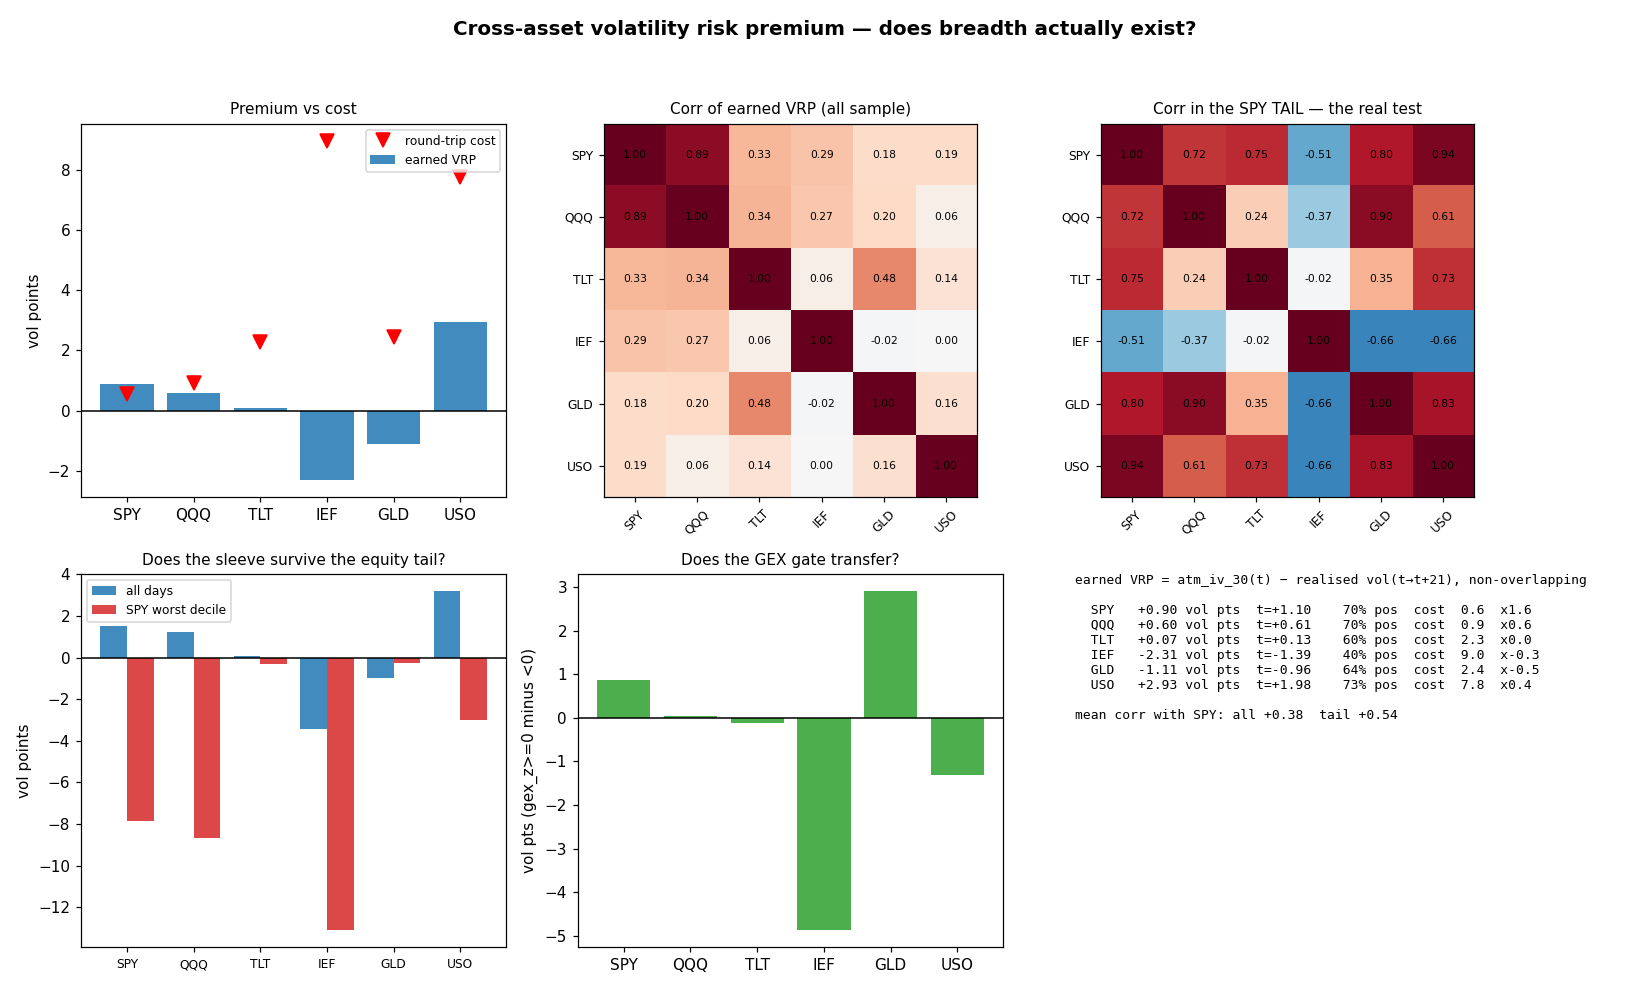

This chart was generated by the following Python code:
"""
xasset_vrp.py — does the volatility risk premium exist OUTSIDE equity indices,
and are the sleeves genuinely uncorrelated — especially on the tails?

WHY THIS IS THE PROJECT'S PRIMARY BREADTH IDEA
  The organizing theory is IR = IC x sqrt(breadth): more weakly-correlated sleeves beat
  one strong one. The short-vol engine works on equity indices (SPY/SPX, QQQ/NDX), but
  those are one risk. TLT / IEF / GLD / USO are bonds, rates, metals and energy — if the
  same VRP structure holds there, the sleeves are genuinely diversifying. The chains are
  already cached (1219-1226 days each, 2021-09 -> 2026-06) and have never been used.

THREE QUESTIONS, IN ORDER
  1. Does the premium EXIST? Measured as actually earned, not as a signal:
        vrp_earned(t) = atm_iv_30(t) - RV_forward(t -> t+21)
     (the project's `vrp` feature is IV - TRAILING RV — that is a sizing signal, not the
     premium a seller collects. Different object, easy to conflate.)
  2. Does it SURVIVE COSTS? `straddle_spread` from the pipeline is the real ATM round-trip
     cost per instrument. Premium in vol points is meaningless until compared with it.
  3. Are the sleeves uncorrelated ON THE TAILS? Average correlation is the easy question
     and the wrong one — sleeves that look independent in calm periods can collapse into
     one trade in a crisis. That is what actually decides whether breadth is real.

STATISTICS
  vrp_earned uses a 21-day forward window, so consecutive days overlap by 20/21 and are
  massively autocorrelated. Headline stats therefore use NON-OVERLAPPING samples (every
  21st day); the daily series is kept only for correlation shape.

USAGE  ./vbt-env/bin/python xasset_vrp.py [--symbols SPY QQQ TLT IEF GLD USO] [--rebuild]
"""
import os, argparse, importlib.util, logging
import numpy as np
import pandas as pd
from scipy import stats
import matplotlib
matplotlib.use('Agg')
import matplotlib.pyplot as plt

ROOT  = os.path.dirname(os.path.abspath(__file__))
CACHE = os.path.join(ROOT, 'cache')
WIN   = 21          # trading days ~ the 30-calendar-day tenor of atm_iv_30
SEED  = 7

logging.basicConfig(level=logging.INFO, format='%(asctime)s  %(levelname)-7s %(message)s',
                    datefmt='%H:%M:%S')
log = logging.getLogger('xvrp')


def _load(name, path):
    s = importlib.util.spec_from_file_location(name, path)
    m = importlib.util.module_from_spec(s); s.loader.exec_module(m); return m


def features(sym, iopt, rebuild=False):
    """per-symbol daily features, cached (recompute=True → self-computed IV, vendor-independent)"""
    p = os.path.join(CACHE, f'xasset_feat_{sym}.parquet')
    if os.path.exists(p) and not rebuild:
        return pd.read_parquet(p)
    log.info('  building %s (self-greeks, ~1-2 min) …', sym)
    f = iopt.daily_features(sym, None, recompute=True)
    if f.empty:
        log.warning('  %s: no data', sym); return f
    f.to_parquet(p)
    return f


def main():
    ap = argparse.ArgumentParser()
    ap.add_argument('--symbols', nargs='+', default=['SPY', 'QQQ', 'TLT', 'IEF', 'GLD', 'USO'])
    ap.add_argument('--rebuild', action='store_true')
    args = ap.parse_args()

    iopt = _load('intrinio_options', os.path.join(ROOT, 'intrinio_options.py'))
    D = {}
    for s in args.symbols:
        f = features(s, iopt, args.rebuild)
        if f.empty:
            continue
        f = f.copy()
        f['rv_fwd'] = iopt.realized_vol(f['spot'], WIN).shift(-WIN)   # realised over (t, t+WIN]
        f['vrp_earned'] = f['atm_iv_30'] - f['rv_fwd']
        f['gex_z'] = ((f['gex'] - f['gex'].rolling(60).mean()) /
                      f['gex'].rolling(60).std()).shift(1)            # PIT: OI publishes late
        D[s] = f
        log.info('%s: %d days  %s → %s', s, len(f), f.index.min().date(), f.index.max().date())

    syms = list(D)

    # ── 1 + 2: does the premium exist, and does it beat the instrument's own cost? ──
    rows = []
    for s in syms:
        f = D[s]
        nov = f['vrp_earned'].dropna().iloc[::WIN]          # NON-OVERLAPPING
        if len(nov) < 10:
            continue
        t, p = stats.ttest_1samp(nov.values, 0.0)
        cost = f['straddle_spread'].median() if 'straddle_spread' in f else np.nan
        rows.append(dict(sym=s, n_nonov=len(nov), vrp_mean=nov.mean() * 100,
                         vrp_med=nov.median() * 100, pos_pct=(nov > 0).mean() * 100,
                         t=t, p=p, iv_med=f['atm_iv_30'].median() * 100,
                         cost_pct=cost * 100 if np.isfinite(cost) else np.nan))
    R = pd.DataFrame(rows).set_index('sym')
    R['vrp_over_cost'] = R['vrp_mean'] / R['cost_pct']
    log.info('══ 1+2 · premium earned (vol points, annualised) vs the instrument cost ══\n%s',
             R.round(2).to_string())

    # ── 3: correlation, and the one that matters — on the tails ──
    V = pd.DataFrame({s: D[s]['vrp_earned'] for s in syms}).dropna(how='all')
    Vn = V.iloc[::WIN].dropna()                                     # non-overlapping
    C = Vn.corr()
    log.info('══ 3 · correlation of earned VRP (non-overlapping, n=%d) ══\n%s',
             len(Vn), C.round(2).to_string())

    ref = 'SPY' if 'SPY' in syms else syms[0]
    q = Vn[ref].quantile(0.10)
    tail = Vn[Vn[ref] <= q]                                          # equity vol-seller's worst
    log.info('══ TAIL TEST · %s worst decile (n=%d) ══', ref, len(tail))
    tl = pd.DataFrame({'all_mean': Vn.mean() * 100, 'tail_mean': tail.mean() * 100})
    tl['damage'] = tl['tail_mean'] - tl['all_mean']
    tl['still_pos_%'] = [(tail[s] > 0).mean() * 100 for s in Vn.columns]
    log.info('\n%s', tl.round(2).to_string())
    off = [s for s in syms if s != ref]
    log.info('mean corr with %s: all-sample %.2f  |  in %s tail %.2f',
             ref, C.loc[ref, off].mean(), ref,
             tail.corr().loc[ref, off].mean() if len(tail) > 3 else np.nan)

    # ── does the GEX gate transfer outside equities? ──
    log.info('══ GEX gate transfer (mean earned VRP, vol pts) ══')
    g_rows = []
    for s in syms:
        f = D[s].dropna(subset=['vrp_earned', 'gex_z'])
        nov = f.iloc[::WIN]
        if len(nov) < 20:
            continue
        hi = nov.loc[nov['gex_z'] >= 0, 'vrp_earned'] * 100
        lo = nov.loc[nov['gex_z'] < 0, 'vrp_earned'] * 100
        g_rows.append(dict(sym=s, n_hi=len(hi), gex_pos=hi.mean(),
                           n_lo=len(lo), gex_neg=lo.mean(), gate_lift=hi.mean() - lo.mean()))
    G = pd.DataFrame(g_rows).set_index('sym')
    log.info('\n%s', G.round(2).to_string())

    # ── figure ──
    fig = plt.figure(figsize=(15, 9))
    fig.suptitle('Cross-asset volatility risk premium — does breadth actually exist?',
                 fontsize=13, weight='bold')

    ax = fig.add_subplot(2, 3, 1)
    ax.bar(R.index, R['vrp_mean'], color='C0', alpha=.85, label='earned VRP')
    ax.plot(R.index, R['cost_pct'], 'rv', ms=9, label='round-trip cost')
    ax.axhline(0, color='k', lw=1); ax.legend(fontsize=8)
    ax.set_ylabel('vol points'); ax.set_title('Premium vs cost', fontsize=10)

    ax = fig.add_subplot(2, 3, 2)
    im = ax.imshow(C.values, cmap='RdBu_r', vmin=-1, vmax=1)
    ax.set_xticks(range(len(C))); ax.set_xticklabels(C.columns, rotation=45, fontsize=8)
    ax.set_yticks(range(len(C))); ax.set_yticklabels(C.index, fontsize=8)
    for i in range(len(C)):
        for j in range(len(C)):
            ax.text(j, i, f'{C.values[i,j]:.2f}', ha='center', va='center', fontsize=7)
    ax.set_title('Corr of earned VRP (all sample)', fontsize=10)

    ax = fig.add_subplot(2, 3, 3)
    if len(tail) > 3:
        Ct = tail.corr()
        im = ax.imshow(Ct.values, cmap='RdBu_r', vmin=-1, vmax=1)
        ax.set_xticks(range(len(Ct))); ax.set_xticklabels(Ct.columns, rotation=45, fontsize=8)
        ax.set_yticks(range(len(Ct))); ax.set_yticklabels(Ct.index, fontsize=8)
        for i in range(len(Ct)):
            for j in range(len(Ct)):
                ax.text(j, i, f'{Ct.values[i,j]:.2f}', ha='center', va='center', fontsize=7)
    ax.set_title(f'Corr in the {ref} TAIL — the real test', fontsize=10)

    ax = fig.add_subplot(2, 3, 4)
    x = np.arange(len(tl))
    ax.bar(x - .2, tl['all_mean'], .4, label='all days', alpha=.85)
    ax.bar(x + .2, tl['tail_mean'], .4, label=f'{ref} worst decile', alpha=.85, color='C3')
    ax.axhline(0, color='k', lw=1)
    ax.set_xticks(x); ax.set_xticklabels(tl.index, fontsize=8); ax.legend(fontsize=8)
    ax.set_ylabel('vol points'); ax.set_title('Does the sleeve survive the equity tail?', fontsize=10)

    ax = fig.add_subplot(2, 3, 5)
    ax.bar(G.index, G['gate_lift'], color='C2', alpha=.85)
    ax.axhline(0, color='k', lw=1)
    ax.set_ylabel('vol pts (gex_z>=0 minus <0)')
    ax.set_title('Does the GEX gate transfer?', fontsize=10)

    ax = fig.add_subplot(2, 3, 6); ax.axis('off')
    L = ['earned VRP = atm_iv_30(t) − realised vol(t→t+21), non-overlapping', '']
    for s in R.index:
        r = R.loc[s]
        L.append(f'  {s:<4} {r.vrp_mean:+6.2f} vol pts  t={r.t:+5.2f}  '
                 f'{r.pos_pct:4.0f}% pos  cost {r.cost_pct:4.1f}  x{r.vrp_over_cost:.1f}')
    L += ['', f'mean corr with {ref}: all {C.loc[ref, off].mean():+.2f}'
              f'  tail {tail.corr().loc[ref, off].mean():+.2f}' if len(tail) > 3 else '']
    ax.text(0, 1, '\n'.join(L), va='top', ha='left', fontsize=8.5, family='monospace')

    fig.tight_layout(rect=[0, 0, 1, 0.95])
    out = os.path.join(ROOT, 'xasset_vrp.png')
    fig.savefig(out, dpi=110); log.info('saved figure → %s', out)

    print('\n' + '=' * 78)
    print('CROSS-ASSET VRP — premium, cost, and tail correlation')
    print('=' * 78)
    print(R.round(2).to_string())
    print('\ntail behaviour (in the %s worst decile):' % ref)
    print(tl.round(2).to_string())
    print('=' * 78)


if __name__ == '__main__':
    main()
